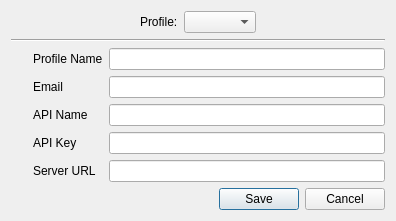
<?xml version="1.0" encoding="UTF-8"?>
<ui version="4.0">
 <class>CreateProfileDialog</class>
 <widget class="QDialog" name="CreateProfileDialog">
  <property name="geometry">
   <rect>
    <x>0</x>
    <y>0</y>
    <width>396</width>
    <height>210</height>
   </rect>
  </property>
  <property name="windowTitle">
   <string>Edit Profiles</string>
  </property>
  <layout class="QVBoxLayout" name="verticalLayout">
   <item>
    <layout class="QHBoxLayout" name="horizontalLayout_3">
     <item>
      <spacer name="horizontalSpacer">
       <property name="orientation">
        <enum>Qt::Horizontal</enum>
       </property>
       <property name="sizeHint" stdset="0">
        <size>
         <width>40</width>
         <height>20</height>
        </size>
       </property>
      </spacer>
     </item>
     <item>
      <widget class="QLabel" name="label_9">
       <property name="text">
        <string>Profile:</string>
       </property>
      </widget>
     </item>
     <item>
      <widget class="QComboBox" name="profileComboBox"/>
     </item>
     <item>
      <spacer name="horizontalSpacer_2">
       <property name="orientation">
        <enum>Qt::Horizontal</enum>
       </property>
       <property name="sizeHint" stdset="0">
        <size>
         <width>40</width>
         <height>20</height>
        </size>
       </property>
      </spacer>
     </item>
    </layout>
   </item>
   <item>
    <widget class="Line" name="line">
     <property name="orientation">
      <enum>Qt::Horizontal</enum>
     </property>
    </widget>
   </item>
   <item>
    <layout class="QGridLayout" name="gridLayout_3">
     <item row="1" column="1">
      <widget class="QLabel" name="label_2">
       <property name="text">
        <string>Email</string>
       </property>
      </widget>
     </item>
     <item row="1" column="2">
      <widget class="QLineEdit" name="emailEdit"/>
     </item>
     <item row="3" column="0">
      <widget class="QLabel" name="label_6">
       <property name="minimumSize">
        <size>
         <width>16</width>
         <height>16</height>
        </size>
       </property>
       <property name="maximumSize">
        <size>
         <width>16</width>
         <height>16</height>
        </size>
       </property>
       <property name="text">
        <string/>
       </property>
       <property name="pixmap">
        <pixmap resource="../DionysusIcons.qrc">:/icons/lock.png</pixmap>
       </property>
       <property name="scaledContents">
        <bool>true</bool>
       </property>
      </widget>
     </item>
     <item row="2" column="1">
      <widget class="QLabel" name="label_3">
       <property name="text">
        <string>API Name</string>
       </property>
      </widget>
     </item>
     <item row="2" column="2">
      <widget class="QLineEdit" name="apiNameEdit"/>
     </item>
     <item row="3" column="2">
      <widget class="QLineEdit" name="apiKeyEdit"/>
     </item>
     <item row="3" column="1">
      <widget class="QLabel" name="label_4">
       <property name="text">
        <string>API Key</string>
       </property>
      </widget>
     </item>
     <item row="4" column="2">
      <widget class="QLineEdit" name="serverURLEdit"/>
     </item>
     <item row="4" column="0">
      <widget class="QLabel" name="label_8">
       <property name="minimumSize">
        <size>
         <width>16</width>
         <height>16</height>
        </size>
       </property>
       <property name="maximumSize">
        <size>
         <width>16</width>
         <height>16</height>
        </size>
       </property>
       <property name="text">
        <string/>
       </property>
       <property name="pixmap">
        <pixmap resource="../DionysusIcons.qrc">:/icons/earth_network.png</pixmap>
       </property>
       <property name="scaledContents">
        <bool>true</bool>
       </property>
      </widget>
     </item>
     <item row="4" column="1">
      <widget class="QLabel" name="label_7">
       <property name="text">
        <string>Server URL</string>
       </property>
      </widget>
     </item>
     <item row="0" column="2">
      <widget class="QLineEdit" name="profileNameEdit"/>
     </item>
     <item row="0" column="1">
      <widget class="QLabel" name="label">
       <property name="text">
        <string>Profile Name</string>
       </property>
      </widget>
     </item>
     <item row="0" column="0">
      <widget class="QLabel" name="label_5">
       <property name="text">
        <string/>
       </property>
       <property name="pixmap">
        <pixmap resource="../DionysusIcons.qrc">:/icons/dude3.png</pixmap>
       </property>
      </widget>
     </item>
    </layout>
   </item>
   <item>
    <widget class="QDialogButtonBox" name="buttonBox">
     <property name="orientation">
      <enum>Qt::Horizontal</enum>
     </property>
     <property name="standardButtons">
      <set>QDialogButtonBox::Cancel|QDialogButtonBox::Save</set>
     </property>
    </widget>
   </item>
  </layout>
 </widget>
 <tabstops>
  <tabstop>buttonBox</tabstop>
 </tabstops>
 <resources>
  <include location="../DionysusIcons.qrc"/>
  <include location="../DionysusIcons.qrc"/>
  <include location="../DionysusIcons.qrc"/>
  <include location="../DionysusIcons.qrc"/>
 </resources>
 <connections>
  <connection>
   <sender>buttonBox</sender>
   <signal>accepted()</signal>
   <receiver>CreateProfileDialog</receiver>
   <slot>accept()</slot>
   <hints>
    <hint type="sourcelabel">
     <x>257</x>
     <y>200</y>
    </hint>
    <hint type="destinationlabel">
     <x>157</x>
     <y>274</y>
    </hint>
   </hints>
  </connection>
  <connection>
   <sender>buttonBox</sender>
   <signal>rejected()</signal>
   <receiver>CreateProfileDialog</receiver>
   <slot>reject()</slot>
   <hints>
    <hint type="sourcelabel">
     <x>325</x>
     <y>200</y>
    </hint>
    <hint type="destinationlabel">
     <x>286</x>
     <y>274</y>
    </hint>
   </hints>
  </connection>
 </connections>
</ui>
